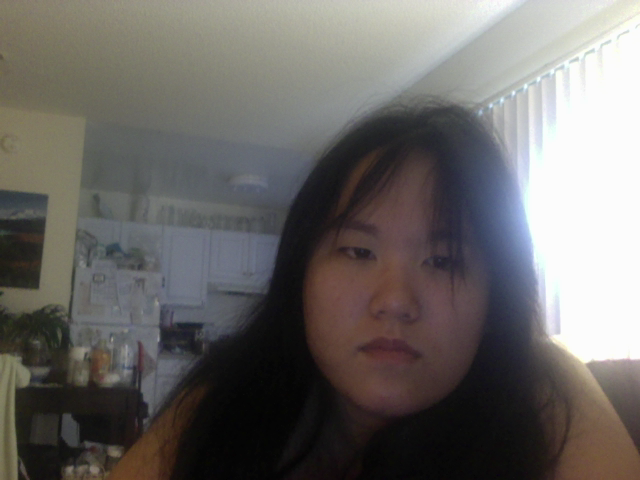
#> input picture test.png, 640 x 480 px
$ python techtalkexample.py test.png   (older library calls are emulated)
#> lines starting #> are read from the running program, lines starting #| are printed output that depends on the picture; after the words box and inside, x2 and y2 are one past the last pixel; in counts of white or black regions, pixels touching at a corner belong together
# [33 lines of commented-out code are left out]

import numpy as np
import cv2
import sys

from PIL import Image, ImageFilter


face_cascade = cv2.CascadeClassifier('haarcascade.xml')
eye_cascade = cv2.CascadeClassifier('haarcascade_eye.xml')


#it might not be a bad idea to just adjust the histogram first...

img = cv2.imread(sys.argv[1])
#> img is the input picture: shape (480, 640, 3); mean B, G, R 102.1, 104.6, 107.6
gray = cv2.cvtColor(img, cv2.COLOR_BGR2GRAY)
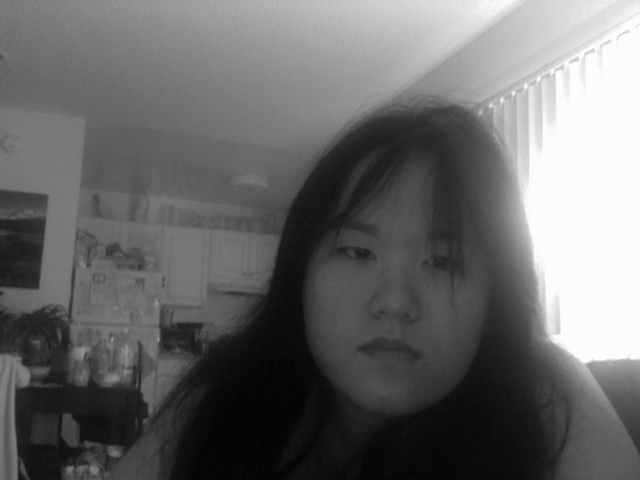
#> gray: shape (480, 640); min 1, max 252, mean 105.2

ret, thresh = cv2.threshold(gray, 127, 255, 0)
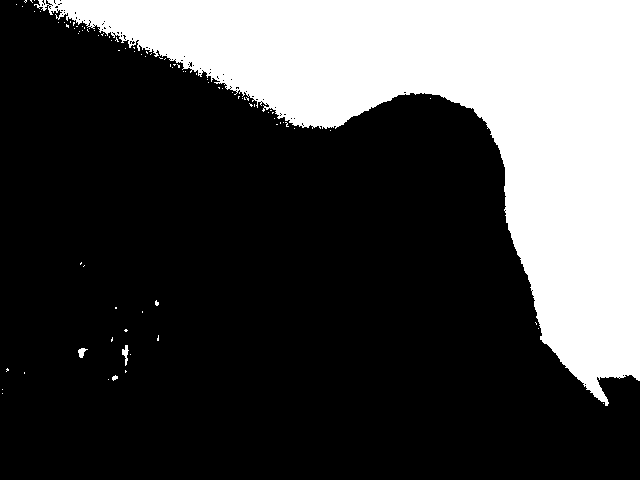
#> thresh: shape (480, 640); 28.1% white; 89 white regions (85 under 20 px)
contours, hierarchy = cv2.findContours(thresh, cv2.RETR_TREE, cv2.CHAIN_APPROX_SIMPLE)
#> contours = 183 contours, 180 with area under 20; largest, box (x1, y1, x2, y2) and area: (34, 0, 640, 406) 84908, (122, 345, 129, 366) 48, (78, 348, 88, 358) 42

cv2.drawContours(img, contours, -1, (0, 255, 0), 3)
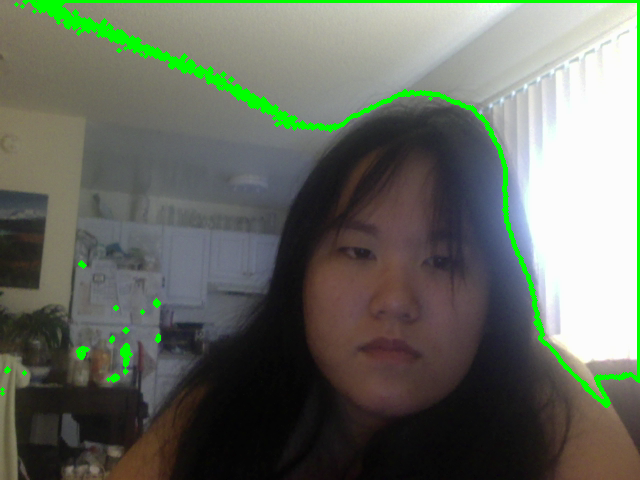
#> img: shape (480, 640, 3); 3.36% of pixels changed, all inside (x1, y1, x2, y2) = (0, 0, 640, 408)

#faces = face_cascade.detectMultiScale(gray, 1.3, 5)
faces = face_cascade.detectMultiScale(
	gray,
	scaleFactor = 1.3,
	minNeighbors = 5,
	minSize = (30, 30),
	flags = cv2.cv.CV_HAAR_SCALE_IMAGE
	)
#> faces = [[275, 174, 227, 227]]

# image = Image.open('your_image.png')
# image = image.filter(ImageFilter.FIND_EDGES)
# image.save('new_name.png')

for (x,y,w,h) in faces:
    #cv2.rectangle(img,(x,y),(x+w,y+h),(255,0,0),2)
    roi_gray = gray[y:y+h, x:x+w]
    roi_color = img[y:y+h, x:x+w]
    eyes = eye_cascade.detectMultiScale(roi_gray)
    for (ex,ey,ew,eh) in eyes:
        eye = roi_color[ey:ey+eh, ex:ex+ew]
        cv2.imshow('eye', eye)


        big_eye = cv2.resize(eye,None,fx=1.15, fy=1.15, interpolation = cv2.INTER_CUBIC)
        cv2.imshow('big_eye', big_eye)

        # [7 lines of commented-out code are left out]
        roi_color[ey-5:ey+big_eye.shape[1]-5, ex-5:ex+big_eye.shape[0]-5] = big_eye

    smoothed_face = cv2.bilateralFilter(roi_color, 5, 75, 75) #smooth the face. this filter saves edges but blurs other stuff
    roi_color[0:smoothed_face.shape[1], 0:smoothed_face.shape[0]] = smoothed_face #completely replace the face
#> this loop made 1 pass
#> (x, y, w, h, eyes) on pass 1: (275, 174, 227, 227, [[59, 55, 47, 47]])
#> pass 1, `roi_gray = gray[y:y+h, x:x+w]`:
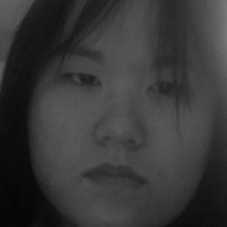
#> roi_gray: shape (227, 227); min 4, max 120, mean 55.8
#> pass 1, `roi_color = img[y:y+h, x:x+w]`:
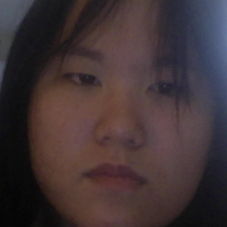
#> roi_color: shape (227, 227, 3); mean B, G, R 53.7, 51.5, 65
#> pass 1, `cv2.imshow('eye', eye)`:
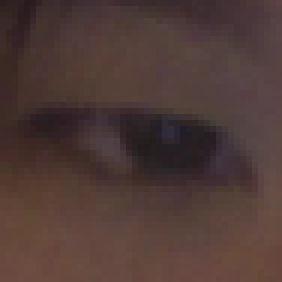
#> window 'eye': shape (47, 47, 3) (shown 6 times larger); mean B, G, R 54.9, 59, 79.5
#> after the loop:
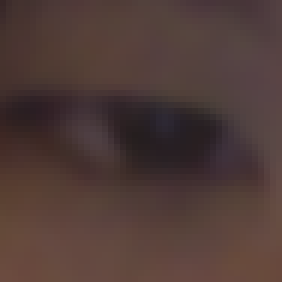
#> eye: shape (47, 47, 3) (shown 6 times larger); mean B, G, R 55.5, 59.4, 79.6


cv2.imshow('img',img)
cv2.imshow('blurred', smoothed_face)
cv2.waitKey(0)
cv2.destroyAllWindows()

# [17 lines of commented-out code are left out]

$ run again, on cynthia.png
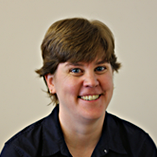
#> input picture cynthia.png, 157 x 157 px
#> img is the input picture: shape (157, 157, 3); mean B, G, R 116.1, 132, 146.9
#> `ret, thresh = cv2.threshold(gray, 127, 255, 0)`:
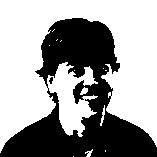
#> thresh: shape (157, 157); 61.6% white; 2 black regions (1 under 20 px)
#> contours = 15 contours, 11 with area under 20; largest, box (x1, y1, x2, y2) and area: (0, 0, 157, 153) 14476, (80, 87, 88, 95) 29, (48, 76, 54, 85) 27, (100, 105, 105, 126) 22
#> faces = [[51, 38, 78, 78]]
#> the loop `for (x,y,w,h) in faces:` made 1 pass
#> (x, y, w, h, eyes) on pass 1: (51, 38, 78, 78, [[39, 19, 23, 23], [14, 22, 22, 22]])
#> `cv2.imshow('img',img)`:
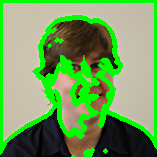
#> window 'img': shape (157, 157, 3); mean B, G, R 90.6, 156.8, 112

$ run again, on 9bunu2014-11-2500:09:21.015195.jpg
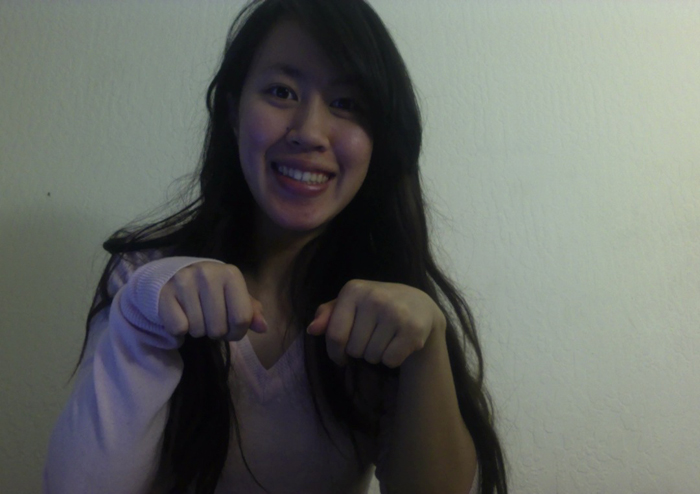
#> input picture 9bunu2014-11-2500:09:21.015195.jpg, 700 x 494 px
#> img is the input picture: shape (494, 700, 3); mean B, G, R 99.2, 104, 100.4
#> `ret, thresh = cv2.threshold(gray, 127, 255, 0)`:
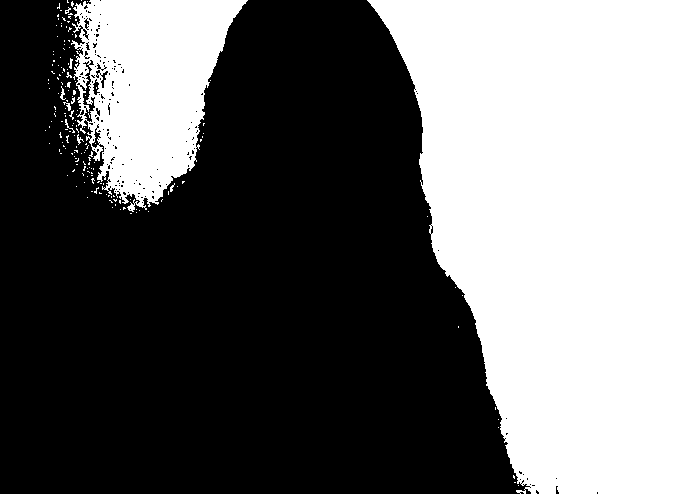
#> thresh: shape (494, 700); 42.8% white; 176 white regions (168 under 20 px)
#> contours = 385 contours, 372 with area under 20; largest, box (x1, y1, x2, y2) and area: (367, 0, 700, 494) 123364, (71, 0, 248, 212) 23480, (79, 60, 96, 123) 364, (91, 127, 102, 149) 93, (92, 78, 101, 96) 77
#> img: shape (494, 700, 3); 5.11% of pixels changed, all inside (x1, y1, x2, y2) = (43, 0, 700, 494)
#> faces = [[218, 31, 186, 186]]
#> the loop `for (x,y,w,h) in faces:` made 1 pass
#> (x, y, w, h, eyes) on pass 1: (218, 31, 186, 186, [[43, 41, 44, 44], [54, 117, 60, 60]])
#> after the loop `for (x,y,w,h) in faces:`:
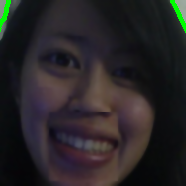
#> roi_color: shape (186, 186, 3); mean B, G, R 38.1, 36.6, 39.8
